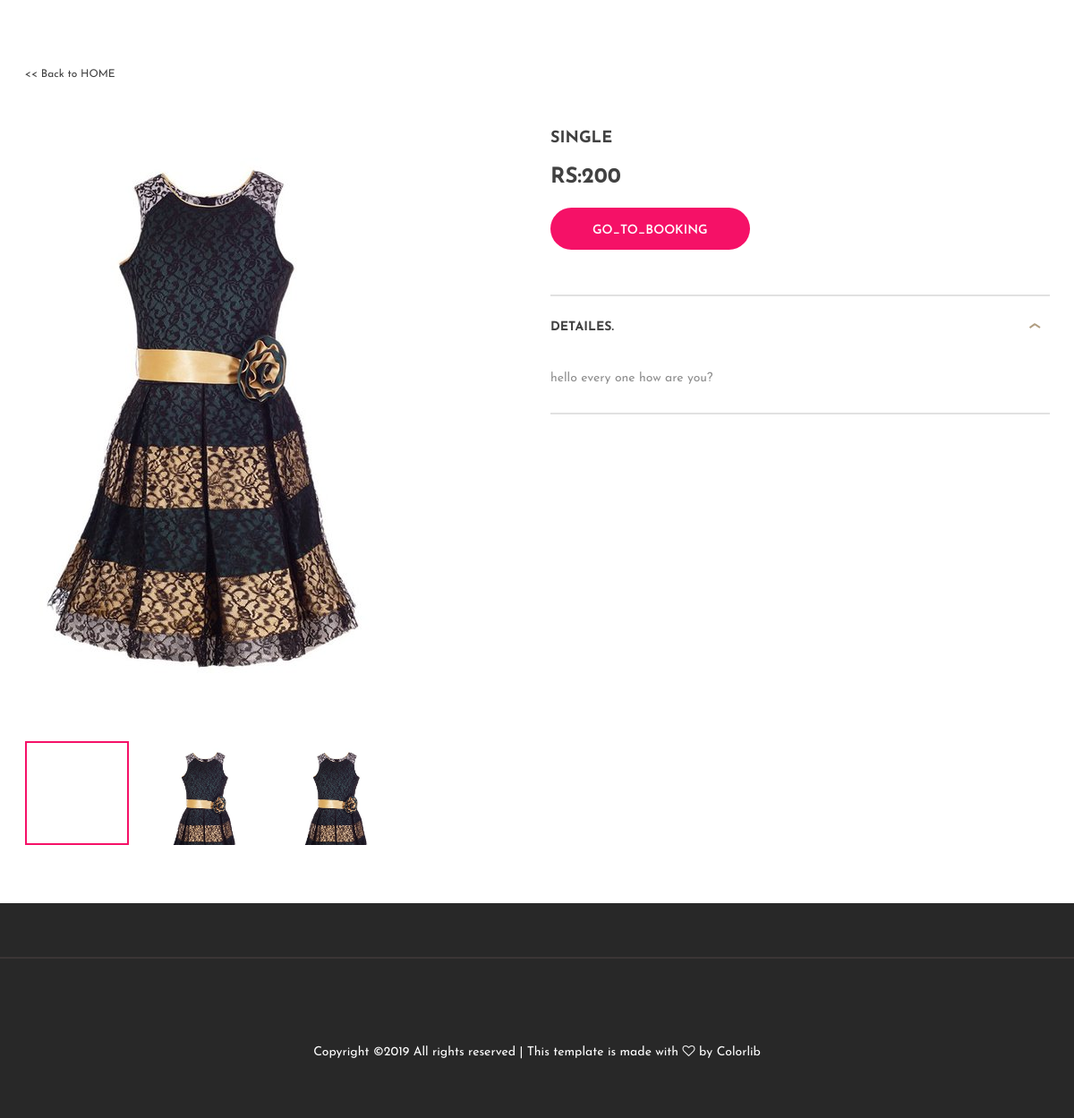
/singalpage.php?id=1, run on the app's committed database.
### tables this page shows
CREATE TABLE `category` (
  `category_id` int(11) NOT NULL,
  `categoryname` varchar(50) NOT NULL
);

CREATE TABLE `addroom` (
  `addroom_id` int(11) NOT NULL,
  `category` int(11) NOT NULL,
  `image` varchar(50) NOT NULL,
  `image1` varchar(50) NOT NULL,
  `image2` varchar(50) NOT NULL,
  `price` varchar(50) NOT NULL,
  `discription` varchar(50) NOT NULL
);

### classes/connection.php (called while the page is built, shortened)
<?php
class Database{
 public function __construct(){
 	$this->username='root';
 	$this->host='localhost';
 	$this->password='';
 	$this->dbname='hotal';
 	$this->db=new PDO("mysql:host=$this->host;dbname=$this->dbname",$this->username,$this->password);
 }
}

### classes/addroomclass.php (called while the page is built, shortened)
<?php
include('connection.php');
class Addroom extends Database
{
		public function getsingalpageroomData($id)
		{
  	$sql=" SELECT addroom_id,category.categoryname,addroom.image,addroom.image1,addroom.image2,addroom.price,addroom.discription FROM category INNER JOIN addroom ON category.category_id=addroom.category  WHERE addroom_id=$id";
		$query=$this->db->prepare($sql);
		$query->execute();
			$result=$query->fetch(PDO::FETCH_ASSOC);
 			return $result;
	}
}
?>

### singalpage.php (the view, shortened to what this page needs)
<?php
include('classes/addroomclass.php');
$obj=new Addroom;
if (isset($_GET['id'])) {
  $roomproduct=$obj->getsingalpageroomData($_GET['id']);
}
?>
<!DOCTYPE html>
<html lang="zxx">
<head>
	<link rel="stylesheet" href="css1/bootstrap.min.css"/>
	<link rel="stylesheet" href="css1/font-awesome.min.css"/>
	<link rel="stylesheet" href="css1/flaticon.css"/>
	<link rel="stylesheet" href="css1/slicknav.min.css"/>
	<link rel="stylesheet" href="css1/jquery-ui.min.css"/>
	<link rel="stylesheet" href="css1/owl.carousel.min.css"/>
	<link rel="stylesheet" href="css1/animate.css"/>
	<link rel="stylesheet" href="css1/style.css"/>
</head>
<body>
	<section class="product-section">
		<div class="container">
			<div class="back-link">
				<a href="index.php"> &lt;&lt; Back to HOME</a>
			</div>
			<div class="row">
				<div class="col-lg-6">
					<div class="product-pic-zoom">
						<img target="_blank" class="product-big-img" src="<?php echo $roomproduct['image'];?>" alt="">
					</div>
					<div class="product-thumbs" tabindex="" style="overflow: hidden; outline: none;">
						<div class="product-thumbs-track">
							<div class="pt active" data-imgbigurl="<?php echo $roomproduct['image1'];?>"><img src="<?php echo $roomproduct['image1'];?>" alt=""></div>
							<div class="pt" data-imgbigurl="<?php echo $roomproduct['image2'];?>"><img src="<?php echo $roomproduct['image2'];?>" alt=""></div>
							<div class="pt" data-imgbigurl="<?php echo $roomproduct['image'];?>"><img src="<?php echo $roomproduct['image'];?>" alt=""></div>
						</div>
					</div>
				</div>
				<div class="col-lg-6 product-details">
					<h2 class="p-title"><?php echo $roomproduct['categoryname'];?></h2>
					<h3 class="p-price">RS:<?php  echo $roomproduct['price'];?></h3>
					<a   class="site-btn" target="_blank"  href="model.php?id=<?php echo $roomproduct['addroom_id'];?>">GO_TO_Booking</a>
					<div id="accordion" class="accordion-area">
						<div class="panel">
							<div class="panel-header" id="headingOne">
								<button class="panel-link active" data-toggle="collapse" data-target="#collapse1" aria-expanded="true" aria-controls="collapse1">Detailes.</button>
							</div>
							<div id="collapse1" class="collapse show" aria-labelledby="headingOne" data-parent="#accordion">
								<div class="panel-body">
									<p><?php echo $roomproduct['discription'];?></p>
								</div>
							</div>
						</div>
					</div>
				</div>
			</div>
		</div>
	</section>
	<section class="footer-section">
		<div class="social-links-warp">
			<div class="container">
<p class="text-white text-center mt-5">Copyright &copy;<script>document.write(new Date().getFullYear());</script> All rights reserved | This template is made with <i class="fa fa-heart-o" aria-hidden="true"></i> by <a href="https://colorlib.com" target="_blank">Colorlib</a></p>
			</div>
		</div>
	</section>
	</body>
</html>

### css1/style.css (style rules this page uses)
html, body { height: 100%; font-family: 'Josefin Sans', sans-serif; -webkit-font-smoothing: antialiased; font-smoothing: antialiased; }
h1, h2, h3, h4, h5, h6 { margin: 0; color: #111111; font-weight: 600; }
h2 { font-size: 36px; }
h3 { font-size: 30px; }
p { font-size: 14px; color: #585858; line-height: 1.6; }
img { max-width: 100%; }
.text-white h1, .text-white h2, .text-white h3, .text-white h4, .text-white h5, .text-white h6, .text-white p, .text-white span, .text-white li, .text-white a { color: #fff; }
.site-btn { display: inline-block; border: none; font-size: 14px; font-weight: 600; min-width: 167px; padding: 18px 47px 14px; border-radius: 50px; text-transform: uppercase; background: #f51167; color: #fff; line-height: normal; cursor: pointer; text-align: center; }
.accordion-area { margin-top: 50px; border-top: 2px solid #e1e1e1; }
.accordion-area .panel { border-bottom: 2px solid #e1e1e1; }
.accordion-area .panel-link { background-image: url("../img/arrow-down.png"); background-repeat: no-repeat; background-position: right 10px top 30px; }
.accordion-area .panel-link.active { background-image: url("../img/arrow-up.png"); }
.accordion-area .panel-link.active { background-color: transparent; }
.accordion-area .panel-link, .accordion-area .panel-link.active.collapsed { text-align: left; position: relative; width: 100%; font-size: 14px; font-weight: 700; color: #414141; padding: 0; text-transform: uppercase; line-height: 1; cursor: pointer; border: none; min-height: 69px; background-color: transparent; border-radius: 0; }
.accordion-area .panel-body { padding-top: 10px; }
.accordion-area .panel-body p { color: #8f8f8f; margin-bottom: 25px; line-height: 1.8; }
.footer-section { background: #282828; padding-top: 60px; }
.social-links-warp { border-top: 2px solid #3b3535; padding: 46px 0; }
.product-section { padding-top: 70px; padding-bottom: 65px; }
.back-link { padding-bottom: 50px; }
.back-link a { font-size: 12px; color: #414141; }
.product-pic-zoom { margin-bottom: 35px; }
.product-thumbs-track { width: 1200px; }
.product-thumbs .pt { width: 116px; height: 116px; float: left; margin-right: 31px; overflow: hidden; cursor: pointer; position: relative; }
.product-thumbs .pt:last-child { margin-right: 0; }
.product-thumbs .pt.active:after { position: absolute; content: ""; width: 100%; height: 100%; left: 0; top: 0; border: 2px solid #f51167; z-index: 1; }
.product-details .p-title { font-size: 18px; font-weight: 700; color: #414141; text-transform: uppercase; margin-bottom: 18px; }
.product-details .p-price { font-size: 24px; color: #414141; font-weight: 700; margin-bottom: 20px; }
.product-details .site-btn { min-width: 190px; }
@media (min-width: 1200px) { .container { max-width: 1175px; } }

### data on the page
category: addroom.image (picture), addroom.image2 (picture), categoryname "SINGLE", addroom.price "200", addroom.discription "hello every one how are you?"
